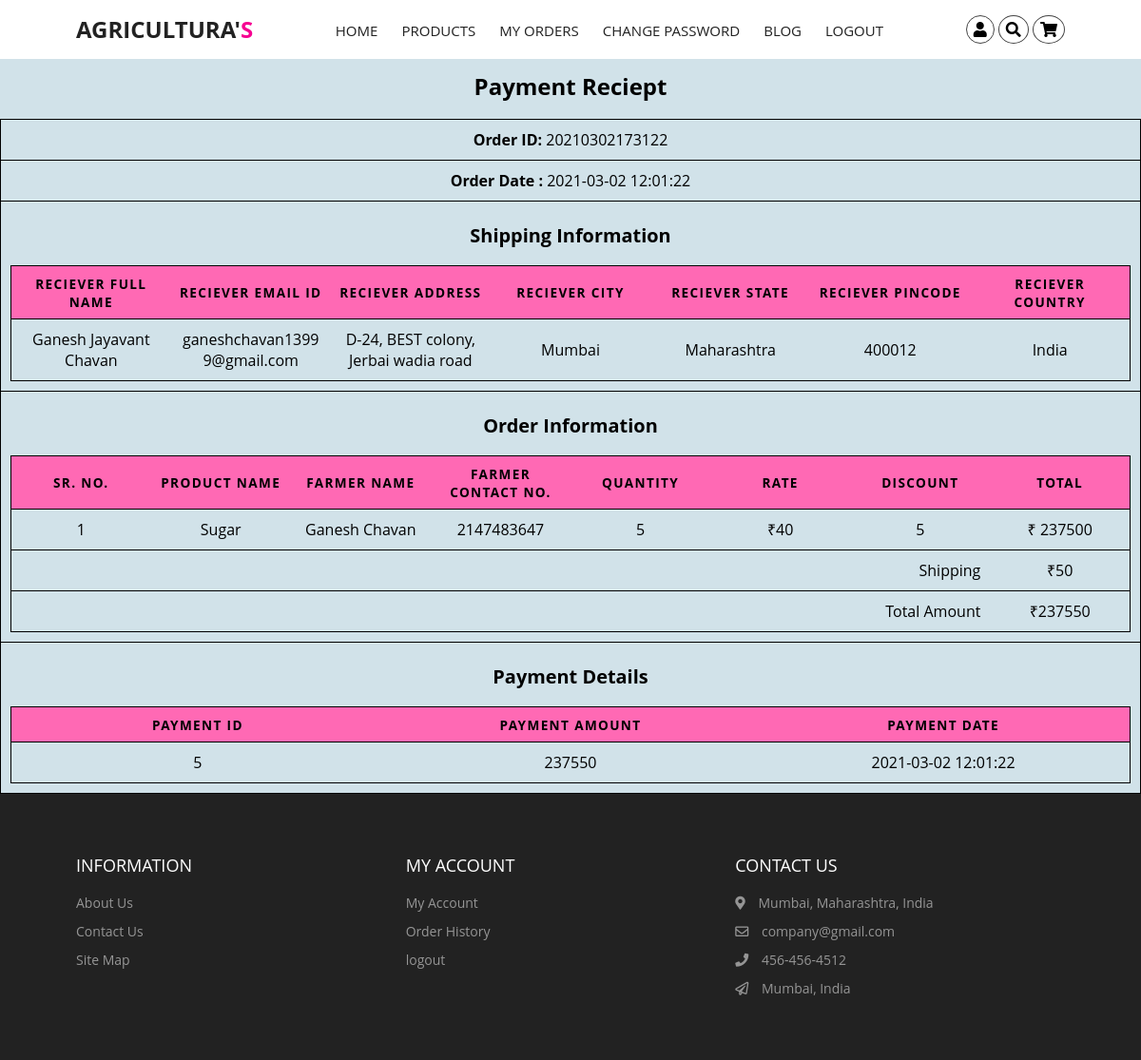
/user/reciept.php?oid=20210302173122 (signed in), run on the app's committed database.
### tables this page shows
CREATE TABLE `uorders` (
  `id` int(11) NOT NULL,
  `orderid` bigint(20) NOT NULL,
  `uid` int(11) NOT NULL,
  `name` varchar(100) NOT NULL,
  `email` varchar(100) NOT NULL,
  `addr` varchar(150) NOT NULL,
  `city` varchar(50) NOT NULL,
  `state` varchar(75) NOT NULL,
  `pincode` varchar(6) NOT NULL,
  `card_name` varchar(30) NOT NULL,
  `card_num` bigint(20) NOT NULL,
  `card_cvc` int(5) NOT NULL,
  `card_exp_month` varchar(2) NOT NULL,
  `card_exp_year` varchar(4) NOT NULL,
  `amount` int(10) NOT NULL,
  `txndate` timestamp NOT NULL DEFAULT current_timestamp()
);

CREATE TABLE `porders` (
  `id` int(11) NOT NULL,
  `orderid` bigint(20) NOT NULL,
  `uid` int(11) NOT NULL,
  `fid` int(11) NOT NULL,
  `pid` int(11) NOT NULL,
  `qnt` int(11) NOT NULL,
  `amt` int(10) NOT NULL
);

CREATE TABLE `fproduct` (
  `id` int(20) NOT NULL,
  `title` varchar(100) NOT NULL,
  `descr` varchar(120) NOT NULL,
  `category` int(20) NOT NULL,
  `munit` varchar(30) NOT NULL,
  `sunit` int(20) NOT NULL,
  `set` int(10) NOT NULL,
  `price` int(5) NOT NULL,
  `disc` int(3) NOT NULL,
  `photo` longblob NOT NULL,
  `farmerid` int(20) NOT NULL,
  `date` timestamp NOT NULL DEFAULT current_timestamp()
);

CREATE TABLE `farmer` (
  `id` int(20) NOT NULL,
  `email` varchar(40) NOT NULL,
  `fname` varchar(20) NOT NULL,
  `lname` varchar(20) NOT NULL,
  `gender` varchar(10) NOT NULL,
  `phone` int(11) NOT NULL,
  `address` varchar(100) NOT NULL,
  `city` varchar(30) NOT NULL,
  `state` varchar(30) NOT NULL,
  `country` varchar(10) NOT NULL,
  `pin` varchar(7) NOT NULL,
  `acnum` varchar(20) NOT NULL,
  `acname` varchar(20) NOT NULL,
  `ifsc` varchar(20) NOT NULL,
  `pass` varchar(120) NOT NULL
);

### user/reciept.php (the view, shortened to what this page needs)
<?php
include('../includes/dbconnection.php');
if (strlen($_SESSION['cmsaid']==0)) {
  header('location: ../includes/logout.php');
  } else{
  ?>
<html lang="en">
<head>
<link rel="stylesheet" href="https://cdnjs.cloudflare.com/ajax/libs/font-awesome/4.7.0/css/font-awesome.min.css">
<link rel="stylesheet" href="https://cdnjs.cloudflare.com/ajax/libs/font-awesome/5.15.1/css/all.min.css" />
    <link href="./css/styles.css" rel="stylesheet"/>
    <link href="../css/table.css" rel="stylesheet">
</head>
<body class="fixed-left">
<?php include_once('./include/header.php');?>
      <div id="wrapper" style="background-color: var(--grey-alt);">
        <table name="table1">
        <caption> <h4 >Payment Reciept</h4></caption>
        <tbody>
<?php
$oid=$_GET['oid'];
$ret=mysqli_query($con,"select * from uorders where orderid='$oid'");
while ($row=mysqli_fetch_array($ret)) {
?>
            <tr>
            <td scope="row" colspan=2><?php echo "<p><strong>Order ID:</strong> ".$oid."</p>";?></td>
            </tr>
            <tr>
            <td scope="row" colspan=2><?php echo "<p><strong>Order Date :</strong> ".$row['txndate']."</p>";?></td>
            </tr>
            <tr>
            <td scope="row" colspan=2 >
                <table id="table2" >
                <caption> <h5 >Shipping Information</h5></caption>
                <thead>
                <tr>
                    <th scope="col">Reciever Full Name</th>
                    <th scope="col">Reciever email ID</th>
                    <th scope="col">Reciever Address</th>
                    <th scope="col">Reciever City</th>
                    <th scope="col">Reciever State</th>
                    <th scope="col">Reciever Pincode</th>
                    <th scope="col">Reciever Country</th>
                </tr>
                </thead>
                <tbody>
                    <tr>
                        <td scope="row" data-label="Reciever Full Name"><?php  echo $row['name'];?></td>
                        <td scope="row" data-label="Reciever email ID"><?php  echo $row['email'];?></td>
                        <td scope="row" data-label="Reciever Address"><?php  echo $row['addr'];?></td>
                        <td scope="row" data-label="Reciever City"><?php  echo $row['city'];?></td>
                        <td scope="row" data-label="Reciever State"><?php  echo $row['state'];?></td>
                        <td scope="row" data-label="Reciever Pincode"><?php  echo $row['pincode'];?></td>
                        <td scope="row" data-label="Reciever Country.">India</td>
                    </tr>
                </tbody>
                </table>
             </td>
            </tr>
            <tr>
                <td scope="row" colspan="2">
                    <table id="table4" >
                    <caption > <h5 >Order Information</h5></caption>
                    <thead>
                        <tr>
                            <th scope="col">SR. NO.</th>
                            <th scope="col">Product Name</th>
                            <th scope="col">Farmer Name</th>
                            <th scope="col">Farmer Contact No.</th>
                            <th scope="col">Quantity</th>
                            <th scope="col">Rate</th>
                            <th scope="col">Discount</th>
                            <th scope="col">Total</th>
                        </tr>
                    </thead>
                    <tbody>
                    <?php
                    $cnt1=0;
                    $ret1=mysqli_query($con1,"select * from porders o, farmer f, fproduct p where o.fid= f.id and o.pid=p.id and o.orderid=".$oid);
                    while ($row1=mysqli_fetch_array($ret1)) { $cnt1++;?>
                     <tr>
                            <td scope="row" data-label="SR. NO."><?php echo $cnt1;?></td>
                            <td data-label="Product Name"><?php echo $row1["title"];?></td>
                            <td data-label="Farmer Name"><?php echo $row1["fname"]." ".$row1["lname"];?></td>
                            <td data-label="Farmer Contact No."><?php echo $row1["phone"];?></td>
                            <td data-label="Quantity"><?php echo $row1["qnt"];?></td>
                            <td data-label="Rate">₹<?php echo $row1["price"];?></td>
                            <td data-label="Discount"><?php echo $row1["disc"];?></td>
                            <td data-label="Total">₹ <?php echo $row1["amt"];?></td>
                        </tr>
                        <?php }?>
                        <tr>
                        <td scope="row" colspan=7 style="text-align:end;" >Shipping</td>
                        <td data-label="Shipping">₹50</td>
                        </tr>
                        <tr>
                        <td scope="row" colspan=7 style="text-align:end;" >Total Amount</td>
                        <td data-label="Total Amount">₹<?php echo $row['amount']; ?></td>
                        </tr>
                    </tbody>
                    </table>
                </td>
            </tr>
            <tr>
                <td scope="row" colspan="2">
                    <table id="table5" >
                    <caption > <h5 >Payment Details</h5></caption>
                    <thead>
                        <tr>
                            <th scope="col">Payment ID</th>
                            <th scope="col">Payment Amount</th>
                            <th scope="col">Payment Date</th>
                        </tr>
                    </thead>
                    <tbody>
                        <tr>
                            <td scope="row" data-label="Payment ID"><?php echo $row['id']; ?></td>
                            <td data-label="Payment Amount"><?php echo $row['amount']; ?></td>
                            <td data-label="Payment Date"> <?php echo $row['txndate']; ?></td>
                        </tr>
                    </tbody>
                    </table>
                </td>
            </tr>
            <?php } ?>
        </tbody>
</table>
<?php include_once("../includes/footer.php");?>
    </body>
</html>
<?php }  ?>

### user/css/styles.css (style rules this page uses)
:root { --white: #fff; --black: #222; --pink: #f60091; --grey: #444; --grey2: #959595; --grey-alt: #d1e2e9; --yellow: #ffd800; --green: #59b210; }
*, *::after, *::before { margin: 0; padding: 0; box-sizing: inherit; }
html { scroll-behavior: smooth; box-sizing: border-box; font-size: 62.5%; }
body { position: relative; font-family: "Poppins", sans-serif; font-size: 1.6rem; font-weight: 400; color: var(--black); background-color: var(--white); z-index: -1; }

### css/table.css (style rules this page uses)
body { font-family: "Open Sans", sans-serif; line-height: 1.25; }
table { color:black; background: transparent; border: none; border: 1px solid #ccc; border-collapse: collapse; margin: 0; padding: 0; width: 100%; table-layout: fixed; }
table caption { font-size: 1.5em; margin: .5em 0 .75em; }
table tr { border: 1px solid rgb(0, 0, 0); padding: .35em; }
table th, table td { padding: .625em; text-align: center; overflow-wrap: break-word; }
table th { background-color: hotpink; font-size: .85em; letter-spacing: .1em; text-transform: uppercase; }

### data on the page
uorders: txndate "2021-03-02 12:01:22", name "Ganesh Jayavant Chavan", email "ganeshchavan13999@gmail.com", addr "D-24, BEST colony, Jerbai wadia road", city "Mumbai", state "Maharashtra", pincode "400012", amount "237550", id "5"
porders: fproduct.title "Sugar", farmer.fname "Ganesh", farmer.lname "Chavan", farmer.phone "2147483647", qnt "5", fproduct.price "40", fproduct.disc "5", amt "237500"
